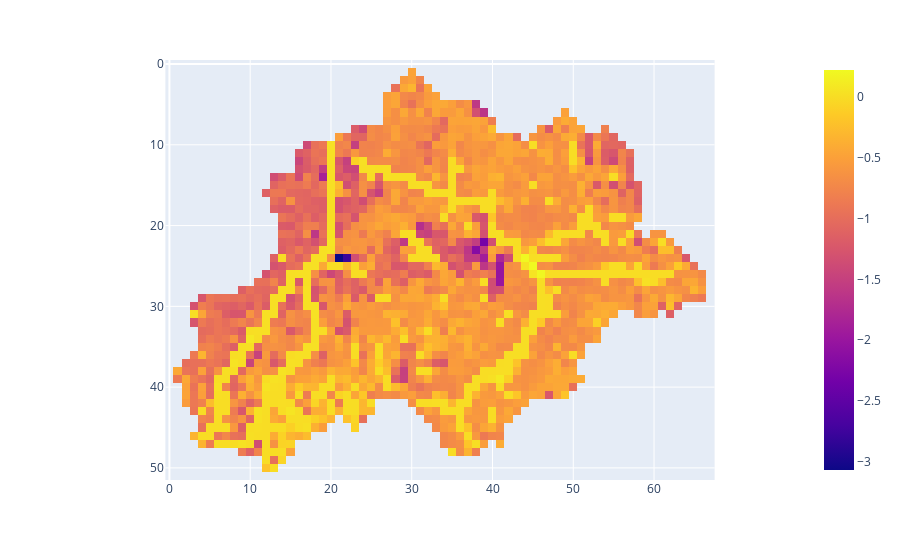

Source (notebook cell):
### Code cell
import plotly.express as px

px.imshow(run.pressure[9][9,:,:])

### Figure 1 — Plotly figure (JSON) as saved in the notebook; plotly's stock layout.template omitted (floating-point values rounded to 4 significant figures; data arrays with more than 128 entries replaced by an {"elided": "..."} marker saying what was removed)
{"data": [{"coloraxis": "coloraxis", "hovertemplate": "x: %{x}<br>y: %{y}<br>color: %{z}<extra></extra>", "name": "0", "type": "heatmap", "xaxis": "x", "yaxis": "y", "z": {"elided": "52x68 float values"}}], "layout": {"coloraxis": {"colorscale": [[0, "#0d0887"], [0.1111, "#46039f"], [0.2222, "#7201a8"], [0.3333, "#9c179e"], [0.4444, "#bd3786"], [0.5556, "#d8576b"], [0.6667, "#ed7953"], [0.7778, "#fb9f3a"], [0.8889, "#fdca26"], [1, "#f0f921"]]}, "margin": {"t": 60}, "xaxis": {"anchor": "y", "constrain": "domain", "domain": [0, 1], "scaleanchor": "y"}, "yaxis": {"anchor": "x", "autorange": "reversed", "constrain": "domain", "domain": [0, 1]}}}
